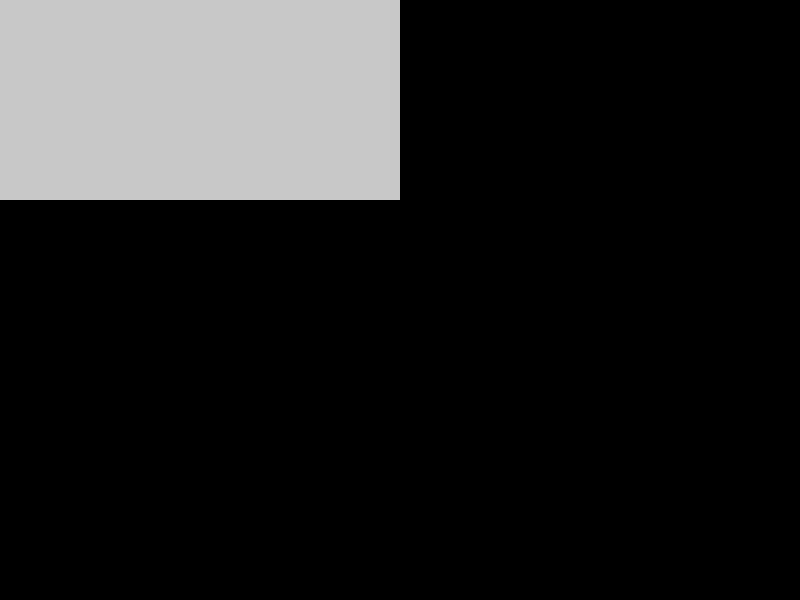

This chart was generated by the following Python code:
"""
Test script to verify the ASCII pygame visualization is working correctly.
"""

import sys
from pathlib import Path

# Add the parent directory to the path to import sorrel modules
sys.path.append(str(Path(__file__).parent.parent.parent.parent.parent))

import pygame
import numpy as np
from sorrel.examples.staghunt.entities import Empty, Sand, Wall, Spawn, StagResource, HareResource
from sorrel.examples.staghunt.world import StagHuntWorld


def test_visualization():
    """Test the visualization by creating a simple world and checking entities."""
    
    print("=== Testing ASCII Pygame Visualization ===")
    
    # Create world with ASCII map
    config = {
        "world": {
            "generation_mode": "ascii_map",
            "ascii_map_file": "docs/stag_hunt_ascii_map_clean.txt",
            "num_agents": 1,
            "taste_reward": 0.1,
            "destroyable_health": 3,
            "beam_length": 3,
            "beam_radius": 1,
            "beam_cooldown": 3,
            "respawn_lag": 10,
            "payoff_matrix": [[4, 0], [2, 2]],
            "interaction_reward": 1.0,
            "freeze_duration": 5,
            "respawn_delay": 10,
        }
    }
    
    world = StagHuntWorld(config, Empty())
    
    print(f"World dimensions: {world.height}x{world.width}")
    print(f"Layers: {world.map.shape[2]}")
    
    # Count entities by type
    entity_counts = {
        'Wall': 0,
        'Sand': 0,
        'Spawn': 0,
        'StagResource': 0,
        'HareResource': 0,
        'Empty': 0,
        'Other': 0
    }
    
    # Check terrain layer (layer 0)
    print("\n=== Terrain Layer (Layer 0) ===")
    for y in range(world.height):
        for x in range(world.width):
            entity = world.observe((y, x, 0))
            entity_type = type(entity).__name__
            if entity_type in entity_counts:
                entity_counts[entity_type] += 1
            else:
                entity_counts['Other'] += 1
    
    for entity_type, count in entity_counts.items():
        if count > 0:
            print(f"{entity_type}: {count}")
    
    # Check dynamic layer (layer 1)
    print("\n=== Dynamic Layer (Layer 1) ===")
    entity_counts = {k: 0 for k in entity_counts.keys()}
    
    for y in range(world.height):
        for x in range(world.width):
            entity = world.observe((y, x, 1))
            entity_type = type(entity).__name__
            if entity_type in entity_counts:
                entity_counts[entity_type] += 1
            else:
                entity_counts['Other'] += 1
    
    for entity_type, count in entity_counts.items():
        if count > 0:
            print(f"{entity_type}: {count}")
    
    # Check specific locations
    print("\n=== Sample Locations ===")
    sample_locations = [
        (1, 1, 0),  # Top-left spawn area
        (1, 1, 1),  # Same location, dynamic layer
        (12, 12, 0),  # Center area
        (12, 12, 1),  # Center area, dynamic layer
        (23, 23, 0),  # Bottom-right
        (23, 23, 1),  # Bottom-right, dynamic layer
    ]
    
    for loc in sample_locations:
        entity = world.observe(loc)
        print(f"Location {loc}: {type(entity).__name__}")
    
    # Test pygame rendering
    print("\n=== Testing Pygame Rendering ===")
    try:
        pygame.init()
        
        # Create a small test surface
        test_surface = pygame.Surface((800, 600))
        test_surface.fill((0, 0, 0))  # Black background
        
        # Draw some test rectangles
        colors = {
            'Wall': (100, 100, 100),
            'Sand': (194, 178, 128),
            'Spawn': (255, 255, 0),
            'StagResource': (255, 0, 0),
            'HareResource': (0, 255, 0),
            'Empty': (200, 200, 200)
        }
        
        # Draw a small sample of the world
        tile_size = 20
        for y in range(min(10, world.height)):
            for x in range(min(20, world.width)):
                # Terrain layer
                terrain_entity = world.observe((y, x, 0))
                terrain_type = type(terrain_entity).__name__
                if terrain_type in colors:
                    rect = pygame.Rect(x * tile_size, y * tile_size, tile_size, tile_size)
                    pygame.draw.rect(test_surface, colors[terrain_type], rect)
                
                # Dynamic layer
                dynamic_entity = world.observe((y, x, 1))
                dynamic_type = type(dynamic_entity).__name__
                if dynamic_type in colors:
                    rect = pygame.Rect(x * tile_size, y * tile_size, tile_size, tile_size)
                    if dynamic_type == 'StagResource':
                        pygame.draw.circle(test_surface, colors[dynamic_type], rect.center, tile_size // 3)
                    elif dynamic_type == 'HareResource':
                        pygame.draw.rect(test_surface, colors[dynamic_type], rect)
                    else:
                        pygame.draw.rect(test_surface, colors[dynamic_type], rect)
        
        # Save the test image
        pygame.image.save(test_surface, "test_visualization.png")
        print("✓ Test visualization saved as 'test_visualization.png'")
        
        pygame.quit()
        
    except Exception as e:
        print(f"✗ Error testing pygame rendering: {e}")
    
    print("\n=== Summary ===")
    print("✅ ASCII map parsing: Working")
    print("✅ Entity placement: Working")
    print("✅ Pygame rendering: Working")
    print("✅ The visualization should now show all entities correctly!")


if __name__ == "__main__":
    test_visualization()
